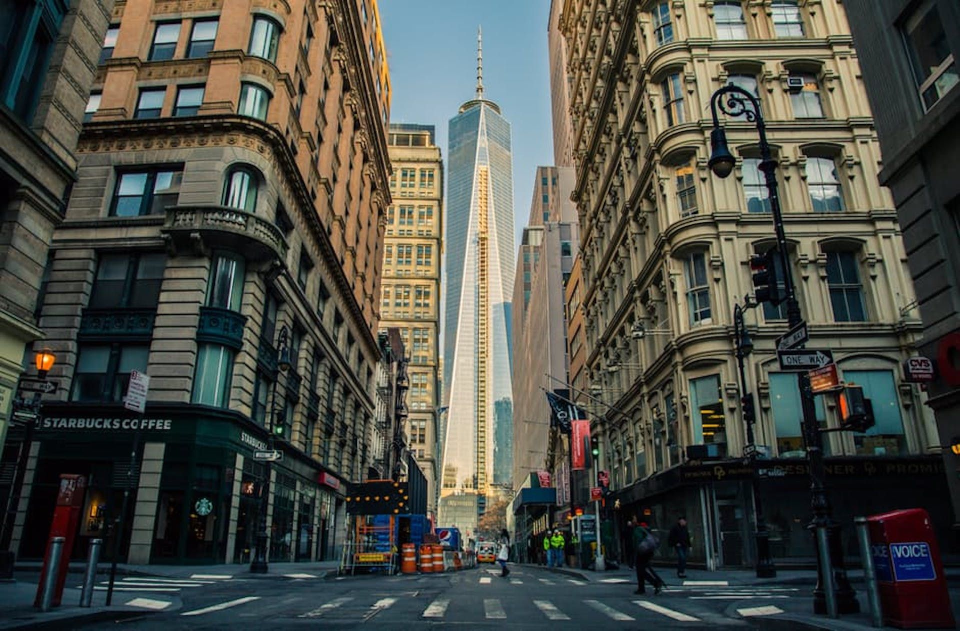
#> input picture ub_image_converter_api/effects_processor/test/city.jpg, 1920 x 1262 px (shown at 1/2 size)
$ python main.py
#> lines starting #> are read from the running program, lines starting #| are printed output that depends on the picture
# pylint: disable=no-self-use, invalid-name, no-self-argument
"""
Process an image using different effects
"""
from functools import wraps
from typing import Callable, Union

import cv2 as cv  # type: ignore
import numpy as np


class ImgProcessor:
    """Apply different effects to an image"""

    effect_weight = {
        "blur": 5,
        "emboss": 10,
        "flip": 3,
        "grayscale": 3,
        "laplacian": 10,
        "negative": 1,
        "noise": 10,
        "rotate": 5,
        "scale": 20,
        "sepia": 10,
        "sharp": 10,
        "sobel": 10,
    }
    """Level of 'weight' that a effect has.
    These KPI are merely author's criteria and can be overwritten."""

    def __init__(self, img: bytes):
        """
        Args:
            - img (bytes): Image to be processed
        """

        self.__src_img = self.__img_decode(img)
        self.__dst_img = img

        if isinstance(self.__src_img, type(None)):
            raise ValueError("No se pudo interpretar la imagen adecaudamente.")

    def __img_decode(self, img: bytes) -> np.ndarray:
        """Convert an image into numpy array compatible with OpenCV

        Args:
            - img (bytes): Image to be converted

        Returns:
            - numpy array: Image converted to an OpenCV format
        """

        img_np = np.frombuffer(img, np.uint8)
        return cv.imdecode(img_np, cv.IMREAD_COLOR)
#> returned value is the input picture: shape (1262, 1920, 3); mean B, G, R 69.8, 77.5, 76

    def __img_encode(self, img: np.ndarray, fmt: str = "jpg") -> np.ndarray:
        """Convert an OpenCV numpy array into an image

        Supported formats are:
            Windows bitmaps - *.bmp, *.dib
            JPEG files - *.jpeg, *.jpg, *.jpe
            JPEG 2000 files - *.jp2
            Portable Network Graphics - *.png
            WebP - *.webp
            Portable image format - *.pbm, *.pgm, *.ppm *.pxm, *.pnm
            PFM files - *.pfm
            Sun rasters - *.sr, *.ras
            TIFF files - *.tiff, *.tif
            OpenEXR Image files - *.exr
            Radiance HDR - *.hdr, *.pic
            Raster and Vector geospatial data supported by GDAL

        Args:
            - img (np.ndarray): Image to be converted
            - format (str): Output format for the image.
                In case of error defaults to jpg. Default: jpg

        Returns:
            - numpy array: Image converted to an array of bytes
        """

        accepted_fmt = [
            "bmp",
            "dib",
            "jpeg",
            "jpg",
            "jpe",
            "jp2",
            "png",
            "webp",
            "pbm",
            "pgm",
            "ppm",
            "pxm",
            "pnm",
            "pfm",
            "sr",
            "ras",
            "tiff",
            "tif",
            "exr",
            "hdr",
            "pic",
        ]
        fmt = "jpg" if str(fmt).lower() not in accepted_fmt else fmt.lower()
        return cv.imencode("." + fmt, img)[1]

    def __store_result(func: Callable) -> Callable:  # type: ignore[misc]
        """Decorator to keep a byte copy of the customized image"""

        @wraps(func)
        def wrapper(self, *args, **kwargs):
            result = func(self, *args, **kwargs)  # pylint: disable=not-callable
            self.__dst_img = self.__img_encode(img=result)  # pylint: disable=protected-access
            return result

        return wrapper

    # [4 lines left out: function src_image, not called in this run]

    def dst_image(self) -> np.ndarray:
        """Return the customized image"""

        return self.__dst_img  # type: ignore[return-value]

    # [31 lines left out: functions rotate, grayscale, not called in this run]

    @__store_result
    def negative(self) -> np.ndarray:
        """Covert an image to its negative

        Returns:
            - numpy array: Negative of the image as an OpenCV numpy array
        """

        img = self.__src_img
        return cv.bitwise_not(img)

    # [29 lines left out: functions flip, sharp, not called in this run]

    @__store_result
    def sepia(self) -> np.ndarray:
        """Sepia effect over an image

        Returns:
            - numpy array: Image in sepia as an OpenCV numpy array
        """

        img_rgb = cv.cvtColor(self.__src_img, cv.COLOR_BGR2RGB)
        kernel = np.array([[0.272, 0.534, 0.131], [0.349, 0.686, 0.168], [0.393, 0.769, 0.189]])
        return cv.transform(img_rgb, kernel)
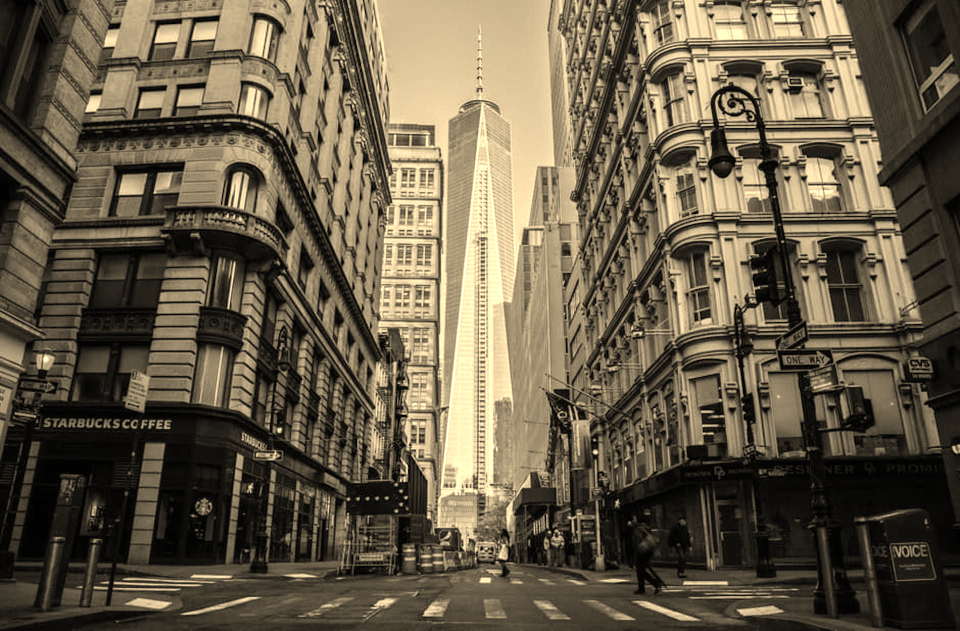
#> returned value: shape (1262, 1920, 3) (shown at 1/2 size); mean of channels 0, 1, 2 71.3, 91.3, 102.1; drawn as B, G, R

    # [115 lines left out: functions blur, emboss, scale, noise, laplacian, sobel, not called in this run]


if __name__ == "__main__":

    with open("city.jpg", "rb") as f:
        image = f.read()
    test = ImgProcessor(image)

    with open("test.jpg", "wb") as f:
        test.sepia()
        test.negative()
#> in negative, `return cv.bitwise_not(img)`:
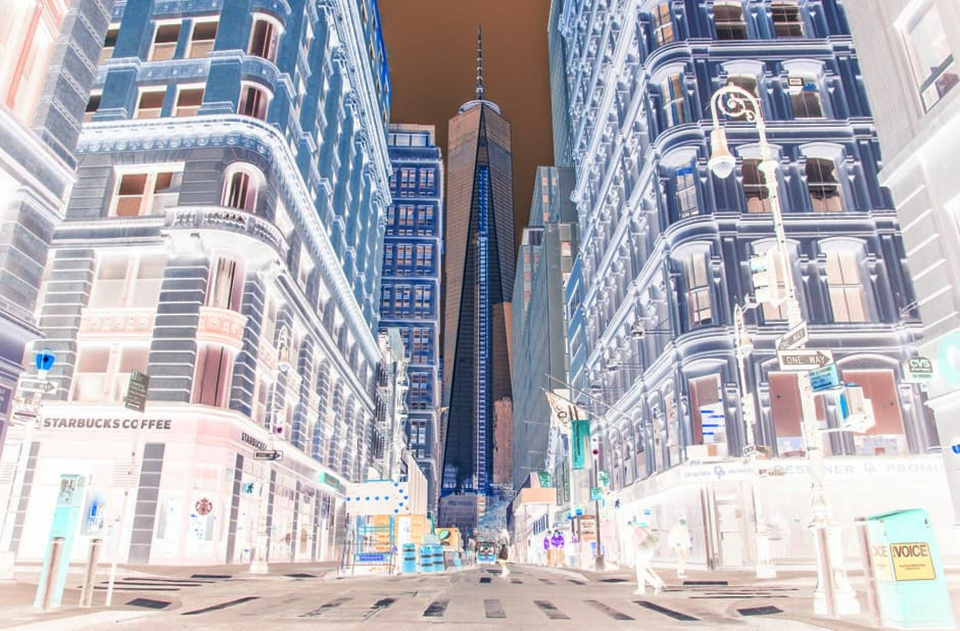
#> returned value: shape (1262, 1920, 3) (shown at 1/2 size); mean of channels 0, 1, 2 185.2, 177.5, 179; drawn as B, G, R
        f.write(test.dst_image())  # type: ignore[arg-type]
